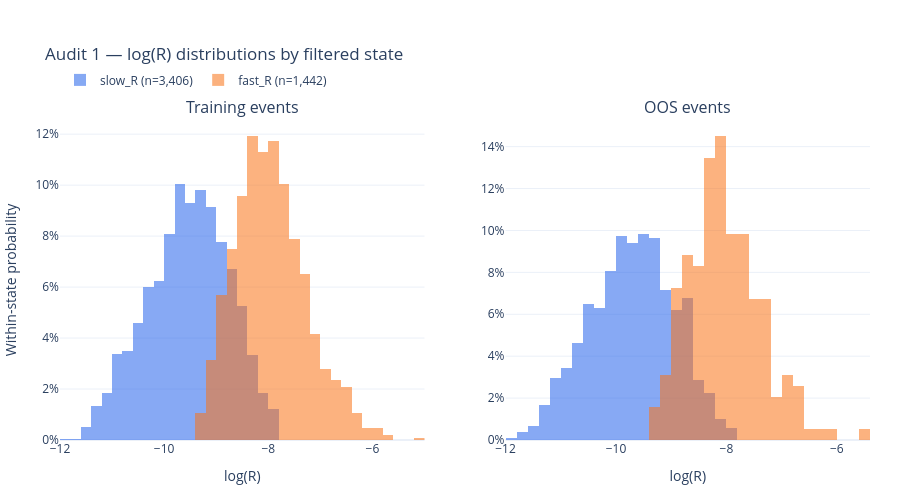

The notebook cell this image was saved under:
### Markdown cell above
## Audit 1: log-R distributions by state

If the state names are meaningful, `fast_R` should occupy materially higher log-R values than `slow_R`. Overlap is expected because an HMM also uses the preceding belief and transition probabilities. Compare training and OOS rather than accepting in-sample separation alone.

### Code cell
log_r_audit_fig = plot_hmm_log_r_distributions(audit_events)
log_r_audit_fig.show()

### Figure 1 — Plotly figure (JSON) as saved in the notebook; plotly's stock layout.template omitted (floating-point values rounded to 4 significant figures; data arrays with more than 128 entries replaced by an {"elided": "..."} marker saying what was removed)
{"data": [{"bingroup": "log_r_train", "histnorm": "probability", "hovertemplate": "log(R)=%{x:.4f}<br>within-state share=%{y:.2%}<extra></extra>", "legendgroup": "slow_R", "marker": {"color": "#2563eb"}, "name": "slow_R (n=3,406)", "nbinsx": 50, "opacity": 0.55, "showlegend": true, "x": {"elided": "3406 float values"}, "type": "histogram", "xaxis": "x", "yaxis": "y"}, {"bingroup": "log_r_train", "histnorm": "probability", "hovertemplate": "log(R)=%{x:.4f}<br>within-state share=%{y:.2%}<extra></extra>", "legendgroup": "fast_R", "marker": {"color": "#f97316"}, "name": "fast_R (n=1,442)", "nbinsx": 50, "opacity": 0.55, "showlegend": true, "x": {"elided": "1442 float values"}, "type": "histogram", "xaxis": "x", "yaxis": "y"}, {"bingroup": "log_r_oos", "histnorm": "probability", "hovertemplate": "log(R)=%{x:.4f}<br>within-state share=%{y:.2%}<extra></extra>", "legendgroup": "slow_R", "marker": {"color": "#2563eb"}, "name": "slow_R (n=1,019)", "nbinsx": 50, "opacity": 0.55, "showlegend": false, "x": {"elided": "1019 float values"}, "type": "histogram", "xaxis": "x2", "yaxis": "y2"}, {"bingroup": "log_r_oos", "histnorm": "probability", "hovertemplate": "log(R)=%{x:.4f}<br>within-state share=%{y:.2%}<extra></extra>", "legendgroup": "fast_R", "marker": {"color": "#f97316"}, "name": "fast_R (n=193)", "nbinsx": 50, "opacity": 0.55, "showlegend": false, "x": {"elided": "193 float values"}, "type": "histogram", "xaxis": "x2", "yaxis": "y2"}], "layout": {"xaxis": {"anchor": "y", "domain": [0.0, 0.45], "title": {"text": "log(R)"}}, "yaxis": {"anchor": "x", "domain": [0.0, 1.0], "title": {"text": "Within-state probability"}, "tickformat": ".0%"}, "xaxis2": {"anchor": "y2", "domain": [0.55, 1.0], "title": {"text": "log(R)"}}, "yaxis2": {"anchor": "x2", "domain": [0.0, 1.0], "tickformat": ".0%"}, "annotations": [{"font": {"size": 16}, "showarrow": false, "text": "Training events", "x": 0.225, "xanchor": "center", "xref": "paper", "y": 1.0, "yanchor": "bottom", "yref": "paper"}, {"font": {"size": 16}, "showarrow": false, "text": "OOS events", "x": 0.775, "xanchor": "center", "xref": "paper", "y": 1.0, "yanchor": "bottom", "yref": "paper"}], "legend": {"orientation": "h", "yanchor": "bottom", "y": 1.08, "xanchor": "left", "x": 0.0}, "margin": {"l": 60, "r": 30, "t": 120, "b": 60}, "title": {"text": "Audit 1 — log(R) distributions by filtered state"}, "barmode": "overlay", "height": 500}}
